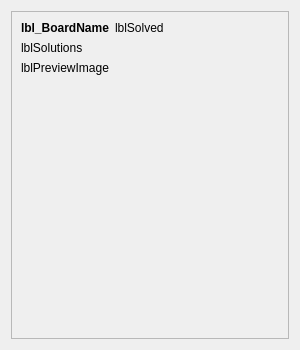
<?xml version="1.0" encoding="UTF-8"?>
<ui version="4.0">
 <class>BoardPreview</class>
 <widget class="QWidget" name="BoardPreview">
  <property name="geometry">
   <rect>
    <x>0</x>
    <y>0</y>
    <width>300</width>
    <height>350</height>
   </rect>
  </property>
  <property name="sizePolicy">
   <sizepolicy hsizetype="Fixed" vsizetype="Fixed">
    <horstretch>0</horstretch>
    <verstretch>0</verstretch>
   </sizepolicy>
  </property>
  <property name="minimumSize">
   <size>
    <width>300</width>
    <height>350</height>
   </size>
  </property>
  <property name="maximumSize">
   <size>
    <width>300</width>
    <height>350</height>
   </size>
  </property>
  <property name="windowTitle">
   <string notr="true">Form</string>
  </property>
  <layout class="QVBoxLayout" name="verticalLayout">
   <item>
    <widget class="QFrame" name="previewFrame">
     <property name="frameShape">
      <enum>QFrame::StyledPanel</enum>
     </property>
     <property name="frameShadow">
      <enum>QFrame::Raised</enum>
     </property>
     <layout class="QFormLayout" name="formLayout">
      <item row="0" column="0">
       <widget class="QLabel" name="lbl_BoardName">
        <property name="font">
         <font>
          <bold>true</bold>
         </font>
        </property>
        <property name="text">
         <string notr="true">lbl_BoardName</string>
        </property>
       </widget>
      </item>
      <item row="2" column="0" colspan="2">
       <widget class="QLabel" name="lblPreviewImage">
        <property name="text">
         <string notr="true">lblPreviewImage</string>
        </property>
       </widget>
      </item>
      <item row="0" column="1">
       <widget class="QLabel" name="lblSolved">
        <property name="text">
         <string notr="true">lblSolved</string>
        </property>
       </widget>
      </item>
      <item row="1" column="0">
       <widget class="QLabel" name="lblSolutions">
        <property name="text">
         <string notr="true">lblSolutions</string>
        </property>
       </widget>
      </item>
     </layout>
    </widget>
   </item>
  </layout>
 </widget>
 <resources/>
 <connections/>
</ui>
